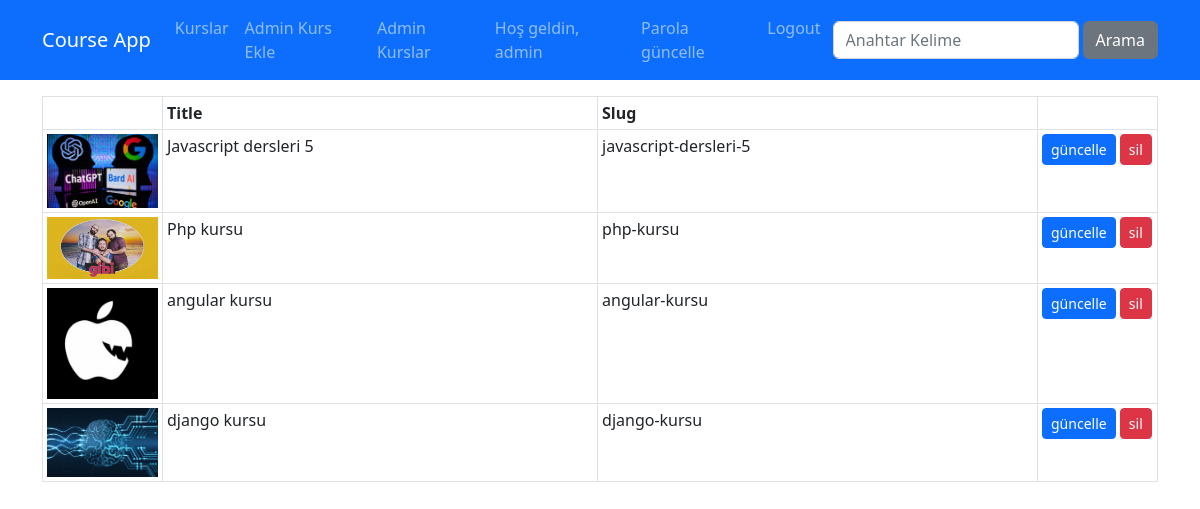
Page /kurslar/course-list (signed in) on the committed database.
### courses/models.py (models this page shows, shortened)
class Course(models.Model):
    title = models.CharField(max_length=50)
    subtitle = models.CharField(max_length=100,default="")
    description = RichTextField()
    image = models.ImageField(upload_to='images',default='')
    date = models.DateField(auto_now=True)
    isActive = models.BooleanField(default=False)
    isHome = models.BooleanField(default=False)
    slug = models.SlugField(default="",blank=True, null=False, unique=True, db_index=True)
    categories = models.ManyToManyField(Category)

### courses/views.py (the view)
# urls.py: path('course-list',views.course_list,name='course_list'),
@login_required()
def course_list(request):
    kurslar = Course.objects.all()
    return render(request,'courses/course-list.html' , {
        'courses' : kurslar,
    })

### courses/templates/courses/course-list.html (shortened to what this page needs)
{% extends 'layout.html' %}
{% load static %}
{% block css_files %}
<link rel="stylesheet" href="{% static 'courses/css/style.css' %}">
{% endblock css_files %}
{% block content %}
<div class="container mt-3">
    <div class="row">
        <div class="col-12">
            <table class="table table-sm table-bordered">
                <thead>
                    <tr>
                        <th style='width:120px;'></th>
                        <th>Title</th>
                        <th>Slug</th>
                        <th style='width:120px;'></th>
                    </tr>
                </thead>
                <tbody>
                    {% for course in courses %}
                        <tr>
                            <td>
                                <img src="{{ course.image.url }}" class="img-fluid">
                            </td>
                            <td>{{course.title}}</td>
                            <td>{{course.slug}}</td>
                            <td>
                                <a href="{% url 'course_edit' course.id %}" class='btn btn-primary btn-sm'>güncelle</a>
                                <a href="{% url 'course_delete' course.id %}" class='btn btn-danger btn-sm'>sil</a>
                            </td>
                        </tr>
                    {% endfor %}
                </tbody>
            </table>
        </div>
    </div>
</div>
{% endblock content %}

### templates/layout.html (shortened to what this page needs)
{% load static %}
<!DOCTYPE html>
<html lang="en">
<head>
    <link rel="stylesheet" href="{% static 'css/bootstrap.min.css' %}" />
    {% block css_files %}{% endblock css_files %}
</head>
<body>
    {% include 'partials/_nav.html' %}
    {% block content %}{% endblock content %}
</body>
</html>

### templates/partials/_nav.html (shortened to what this page needs)
<nav class="navbar navbar-expand-lg bg-primary navbar-dark">
    <div class="container">
        <a href="{% url 'index' %}" class="navbar-brand">Course App</a>
        <div class="collapse navbar-collapse" id='navbar'>
            <ul class="navbar-nav me-auto">
                <li class="nav-item">
                    <a href="{% url 'index' %}" class="nav-link">Kurslar</a>
                </li>
                {% if user.is_superuser %}
                    <li class="nav-item">
                        <a href="{% url 'create_course' %}" class="nav-link">Admin Kurs Ekle</a>
                    </li>
                    <li class="nav-item">
                        <a href="{% url 'course_list' %}" class="nav-link">Admin Kurslar</a>
                    </li>
                {% endif %}
            </ul>
            <ul class="navbar-nav me-1">
                {% if user.is_authenticated %}
                    <li class="nav-item">
                        <a href="#" class="nav-link">Hoş geldin, {{user.username}}</a>
                    </li>
                    <li class="nav-item">
                        <a href="{% url 'change_password' %}" class="nav-link">Parola güncelle</a>
                    </li>
                    <li class="nav-item">
                        <a href="{% url 'user_logout' %}" class="nav-link">Logout</a>
                    </li>
                {% endif %}
            </ul>
            <form class="d-flex" action="{% url 'search' %}">
                <input type="text" name="q" placeholder="Anahtar Kelime" class="form-control me-1">
                <button type="submit" class="btn btn-secondary">Arama</button>
            </form>
        </div>
    </div>
</nav>

### rows in the picture
Course: image (picture), title "Javascript dersleri 5", slug "javascript-dersleri-5"
Course: image (picture), title "Php kursu", slug "php-kursu"
Course: image (picture), title "angular kursu", slug "angular-kursu"
Course: image (picture), title "django kursu", slug "django-kursu"

### other values in the picture
{{ user.username }} "admin"
